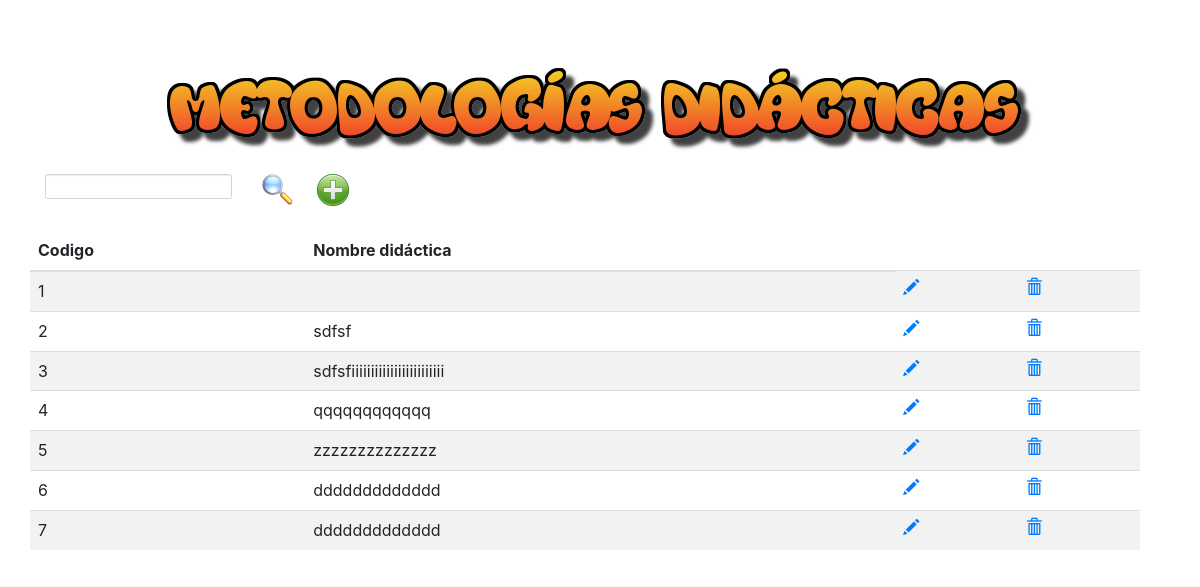
Page /curso/index.php on the earlier database version.
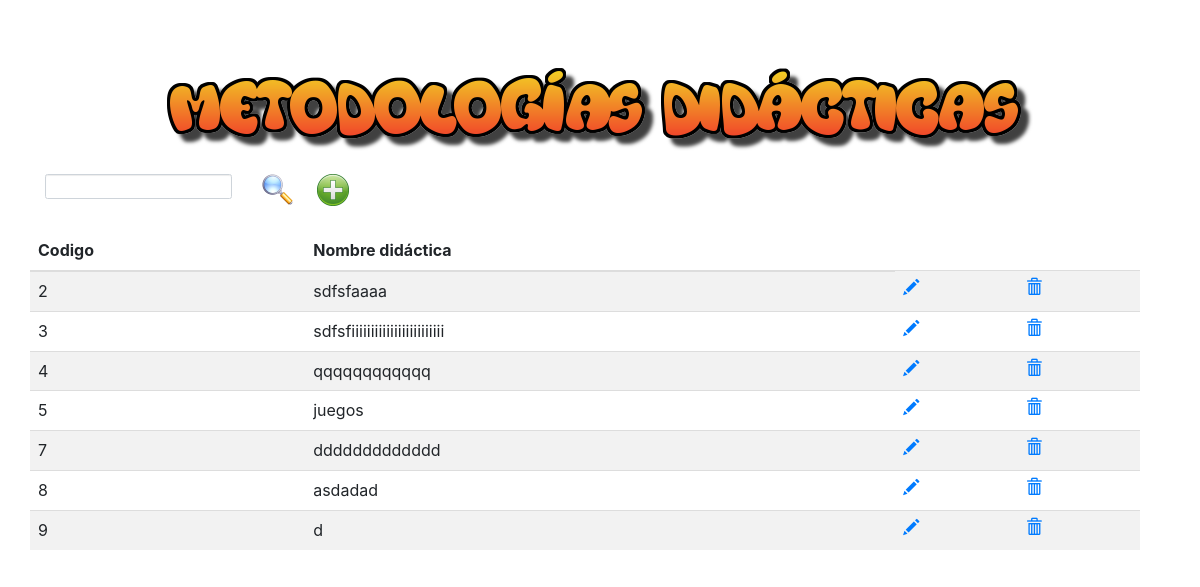
Same page on the later database version.
### tables this page shows
CREATE TABLE `res_didactica` (
  `codigo` bigint(20) UNSIGNED NOT NULL,
  `descripcion` varchar(200) NOT NULL,
  `detalle` varchar(4055) NOT NULL
);

### curso/index.php (the view, shortened to what this page needs)
<?php
	require 'conexion.php';
	$where = "";
	$sql = "SELECT * FROM res_didactica $where";
	$resultado = $mysqli->query($sql);
?>
<html lang="es">
<head>
    <link rel="stylesheet" href="css/styleIndex.css">
    <link href="css/bootstrap.min.css" rel="stylesheet">
    <link href="css/bootstrap-theme.css" rel="stylesheet">
    <link rel="stylesheet" href="https://stackpath.bootstrapcdn.com/bootstrap/4.3.1/css/bootstrap.min.css"
>
</head>
<body>
    <div class="container">
        <br>
        <br>
        <br>
        <br>
        <div class="imagen">
            <img src="../images/metodologiaDidacticaHorizontal.png" class="img-fluid" alt="Ingresar didáctica">
        </div>
        <br>
        <div class="row">
            <form action="<?php $_SERVER['PHP_SELF']; ?>" method="POST">
                <div class="col-sm-8">
                    <input type="text" id="codigo" name="codigo" class="form-control" />
                </div>
                <div class="col-sm-2">
                    <input type="image" id="enviar" name="enviar" value="Buscar" src="../images/buscar.png"
                        alt="Ingresar didáctica" />
                </div>
                <div class="col-sm-2">
                    <a href="nuevo.php"><img src="../images/agregar.png" alt=""></a>
                </div>
            </form>
        </div>
        <br>
        <div class="row table-responsive">
            <table class="table table-striped table-hover ">
                <thead>
                    <tr class="">
                        <th>Codigo</th>
                        <th>Nombre didáctica</th>
                    </tr>
                </thead>
                <tbody>
                    <?php while($row = $resultado->fetch_array(MYSQLI_ASSOC)) { ?>
                    <tr>
                        <td><?php echo $row['codigo']; ?></td>
                        <td><?php echo $row['descripcion']; ?></td>
                        <td><a href="modificar.php?codigo=<?php echo $row['codigo']; ?>"><span
                                    class="glyphicon glyphicon-pencil"></span></a></td>
                        <td><a href="#" data-href="eliminar.php?codigo=<?php echo $row['codigo']; ?>"
                                data-toggle="modal" data-target="#confirm-delete"><span
                                    class="glyphicon glyphicon-trash"></span></a></td>
                    </tr>
                    <?php } ?>
                </tbody>
            </table>
        </div>
    </div>
</body>
</html>

### curso/css/styleIndex.css (style rules this page uses)
.img-fluid { text-align: center; }
.container { margin: 0%; padding: 0%; }
.imagen { text-align: center; }

Differences in the rows shown:
removed res_didactica: codigo "1"
removed res_didactica: codigo "6", descripcion "ddddddddddddd"
changed res_didactica id 2: descripcion "sdfsf" → "sdfsfaaaa"
changed res_didactica id 5: descripcion "zzzzzzzzzzzzzz" → "juegos"
added res_didactica: codigo "8", descripcion "asdadad"
added res_didactica: codigo "9", descripcion "d"
